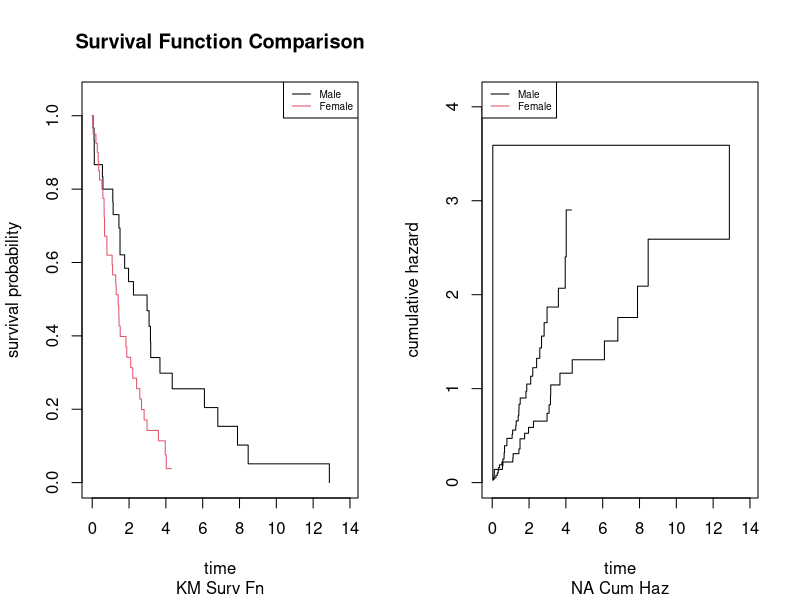
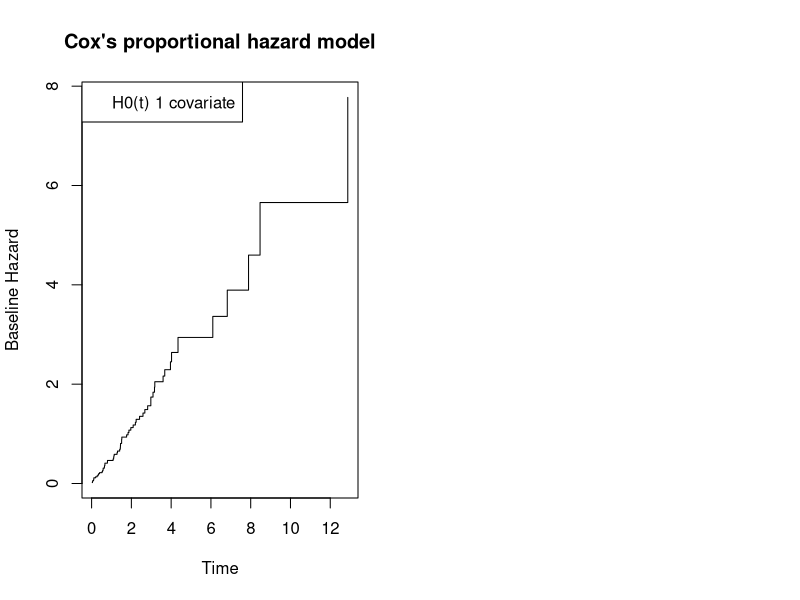

Here is the R script that generated these plots, in order:
####################### SURVIVAL ANALYSIS QUESTIONS ############################

library(survival)
library(survminer)

#----------------------- READING THE DATA---------------------------------------
data = read.csv("LabTestDataSurv.csv")
head(data)
names(data)
str(data)

summary(data)

# ==============================================================================
# Step 1. Preparing Right Censor Data
# ------------------------------------------------------------------------------

Lifetime = data$val                 # Right Censor Survival Data
Status = data$sta
# Censoring indicator variable (1 for complete obs (uncensored), 0 for censored)

# Censor Data
CensorData = data.frame(cbind(Lifetime,Status))      
# Survival Object
SurvObject = Surv(Lifetime,Status)

## BAD = 1; uncensored; event ghote gachhe
## GOOD = 0; censored; event pore ghotbe

# Preparing right-censored data for parametric fit
# left=right for failed and NA for censored
left = Lifetime; 
right = Lifetime;
right[which(Status==0)] = NA 
LRdata = data.frame(cbind(left,right))


# ==============================================================================
# Step 2. Checking Difference between 2 groups
# ------------------------------------------------------------------------------
# Grouping on Gender (male=1 & female=2)
#-------------------------------------------------------------------------------

Group = rep(1,length(Lifetime));
Group[(data$gen=="female")]=2
head(cbind(Lifetime,Status,Group))

par(mfrow=c(1,2))

# Right censored data: graphical comparison of two groups

# KAPLAR-MEIER
KM_G=survfit(Surv(Lifetime,Status)~Group)

plot(KM_G,col=c(1,2),xlab="time",ylab="survival probability",
     xlim=c(0,max(KM_G$time)+1),ylim=c(0,1.05))

legend('topright',c("Male","Female"),lty=c(1,1),col=c(1,2),cex=.6)
title(main='Survival Function Comparison',sub="KM Surv Fn")

# NELSON-AALEN
NA_G=survfit(Surv(Lifetime,Status)~Group,stype=2,ctype=1)
# NA_G=survfit(Surv(Lifetime,Status)~Group)

plot(NA_G$time, NA_G$cumhaz,col=c(1,2),xlab="time",ylab="cumulative hazard",type='s',
     xlim=c(0,max(NA_G$time)+1),ylim=c(0,ceiling(max(NA_G$cumhaz))+.1))

legend('topleft',c("Male","Female"),lty=c(1,1),col=c(1,2),cex=.6)
title(sub="NA Cum Haz")

# Right censored data: statistical comparison of two groups
s1=survdiff(Surv(Lifetime,Status)~Group,rho = 0)           # logrank test
s2=survdiff(Surv(Lifetime,Status)~Group,rho = 1)           # Gehan-Wilcoxon test


# ==============================================================================
# Step 3. Build Cox proportional hazard models Semi-Parametric
#-------------------------------------------------------------------------
# Cox proportional hazards model regression

# Building the coxph model

ResultSP = coxph(SurvObject ~ gen, data=data)     
summary(ResultSP)

BaselineHazard=basehaz(ResultSP)
plot(BaselineHazard$time,BaselineHazard$hazard,type='s',xlab='Time',ylab='Baseline Hazard')

legend('topleft',"H0(t) 1 covariate")
title("Cox's proportional hazard model")


################################## END #########################################
